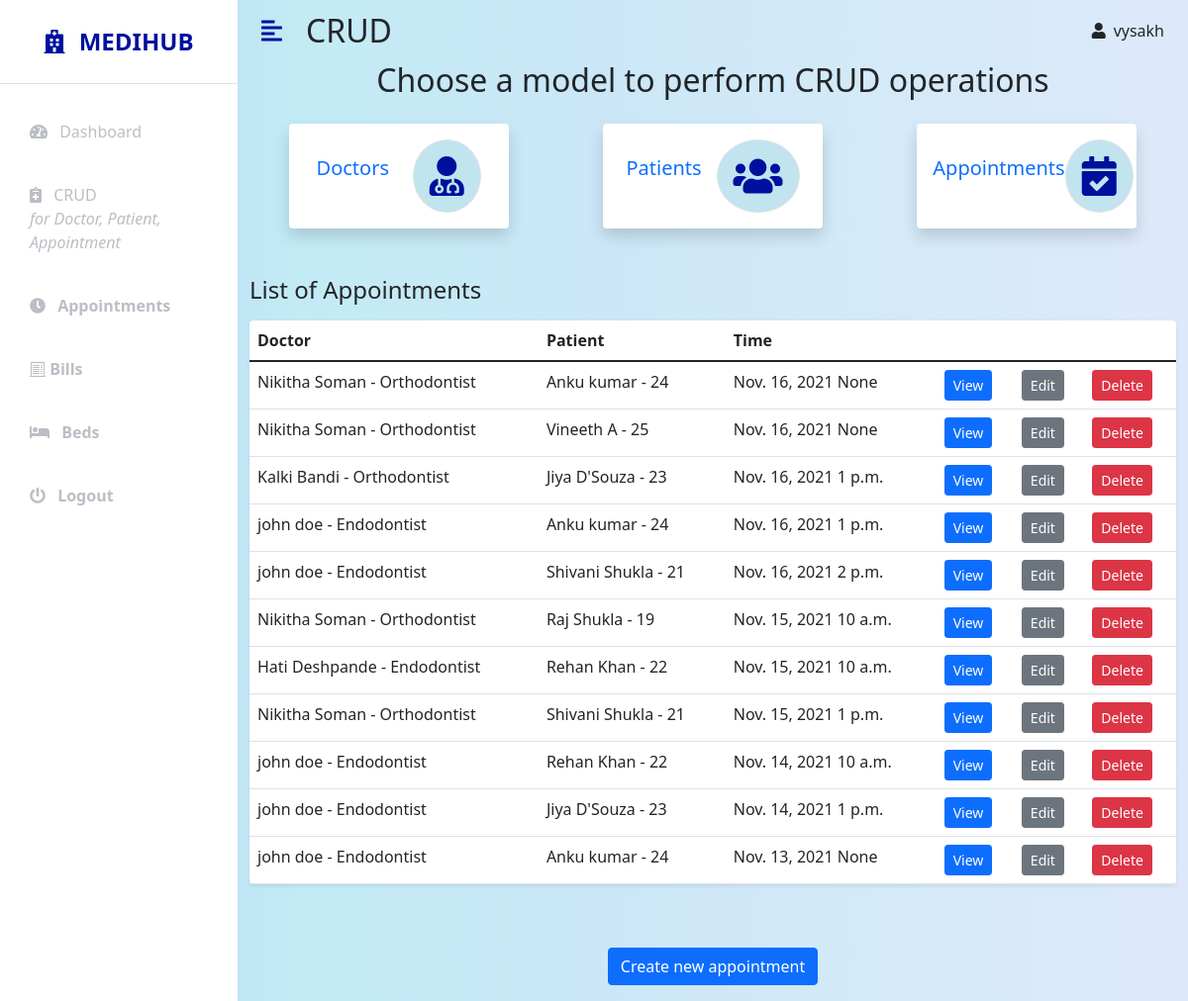
Before: /adminapp/crud/appointments/ (signed in) with the older database file.
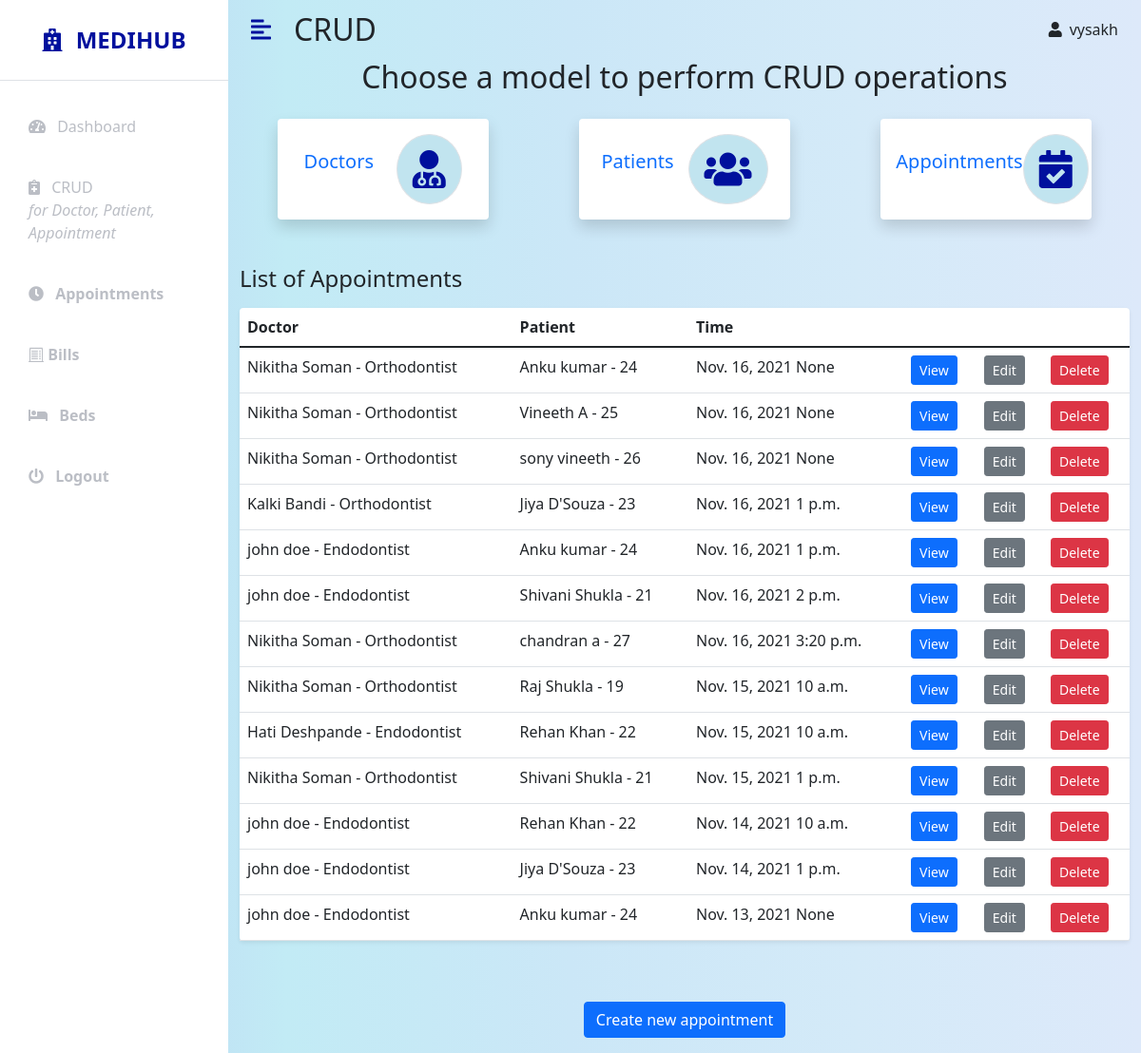
After: the same page with the newer database file.
### hospital/models.py (models this page shows, shortened)
class Appointment(models.Model):
    doctor = models.ForeignKey(Doctor, on_delete=models.CASCADE, null=True, blank=True)
    patient = models.ForeignKey(Patient, on_delete=models.CASCADE, null=True, blank=True)
    date = models.DateField(null=True, blank=True)
    time = models.TimeField(null=True, blank=True)
    details = models.TextField(max_length=1000, null=True, blank=True)
    confirmed = models.BooleanField(default=False)
    completed = models.BooleanField(default=False)
    class Meta:
        ordering = ['-date', 'time']

class Doctor(models.Model):
    GENDER_CHOICES = [
        ('M', 'Male'),
        ('F', 'Female'),
        ('X', 'Other'),
    ]
    user = models.OneToOneField(User, on_delete=models.CASCADE, null=True, blank=True)
    first_name = models.CharField(max_length=50, null=True, blank=True)
    last_name = models.CharField(max_length=50, null=True, blank=True)
    patients = models.ManyToManyField('Patient')
    gender = models.CharField(max_length=1, choices=GENDER_CHOICES, null=True, blank=True)
    dob = models.DateField(null=True, blank=True)
    department = models.CharField(max_length=50, null=True, blank=True)
    phone = models.CharField(max_length=10, null=True, blank=True)
    address = models.TextField(max_length=400, null=True, blank=True)
    email = models.CharField(max_length=100, null=True, blank=True)
    salary_in_rs = models.IntegerField(null=True, blank=True)
    schedule = models.TextField(max_length=1000, null=True, blank=True)
    def __str__(self):
        return f'{self.first_name} {self.last_name} - {self.department}'

class Patient(models.Model):
    GENDER_CHOICES = [
        ('M', 'Male'),
        ('F', 'Female'),
        ('X', 'Other'),
    ]
    user = models.OneToOneField(User, on_delete=models.CASCADE, null=True, blank=True)
    first_name = models.CharField(max_length=50, null=True, blank=True)
    last_name = models.CharField(max_length=50, null=True, blank=True)
    gender = models.CharField(max_length=1, choices=GENDER_CHOICES, null=True, blank=True)
    dob = models.DateField(null=True, blank=True)
    phone = models.CharField(max_length=10, null=True, blank=True)
    address = models.TextField(max_length=400, null=True, blank=True)
    email = models.CharField(max_length=100, null=True, blank=True)
    admitted = models.BooleanField(default=False)
    def __str__(self):
        return f'{self.first_name} {self.last_name} - {self.id}'

### adminapp/views.py (the view)
# urls.py: path('crud/appointments/', views.appointmentListView, name='appointment-list'),
@login_required(login_url='admin-login')
@user_passes_test(is_admin, login_url='admin-login')
def appointmentListView(request):
    appointmentList = Appointment.objects.all()
    context = {
        'list_of_appointments': appointmentList,
    }
    return render(request, 'adminapp/appointment_list.html', context)

### adminapp/views.py (called while the page is built)
def is_admin(user):
    return user.groups.filter(name = 'Administrators').exists()

### adminapp/templates/adminapp/appointment_list.html
{% extends 'adminapp/crud_index.html' %}
{% block main %}
<div class="container-fluid">
    <div class="row my-5">
        <h3 class="fs-4 mb-3">List of Appointments</h3>
        <div class="col">
            <table class="table bg-white rounded shadow-sm  table-hover">
                <thead>
                    <tr>
                        <th scope="col">Doctor</th>
                        <th scope="col">Patient</th>
                        <th scope="col">Time</th>
                        <th scope="col"></th>
                        <th scope="col"></th>
                        <th scope="col"></th>
                    </tr>
                </thead>
                <tbody>
                    {% for appointment in list_of_appointments %}
                    <tr>
                        <td>{{appointment.doctor}}</td>
                        <td>{{appointment.patient}}</td>
                        <td>{{appointment.date}} {{appointment.time}}</td>
                        <td><a class="btn btn-primary btn-sm"  href="{% url 'appointment-detail' appointment.id %}">View</a></td>
                        <td><a class="btn btn-secondary btn-sm"  href="{% url 'edit-appointment' appointment.id %}">Edit</a></td>
                        <td><a class="btn btn-danger btn-sm"  href="{% url 'delete-appointment' appointment.id %}">Delete</a></td>
                    </tr>
                    {% endfor %}
                </tbody>
            </table>
        </div>
    </div>
    <h3 class="fs-4 mb-3 text-center"><a class ="btn btn-primary "style="text-decoration:none !important"href="{% url 'create-appointment' %}">Create new appointment</a></h3>
</div>
{% endblock %}

Changed rows visible on the page:
added Appointment: doctor "Nikitha Soman - Orthodontist", patient "sony vineeth - 26", date "Nov. 16, 2021", time "None"
added Appointment: doctor "Nikitha Soman - Orthodontist", patient "chandran a - 27", date "Nov. 16, 2021", time "3:20 p.m."
